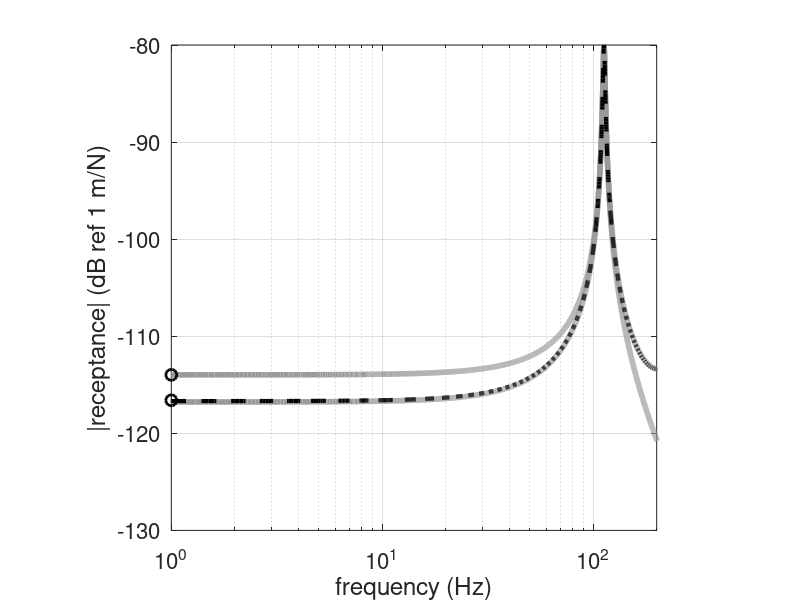
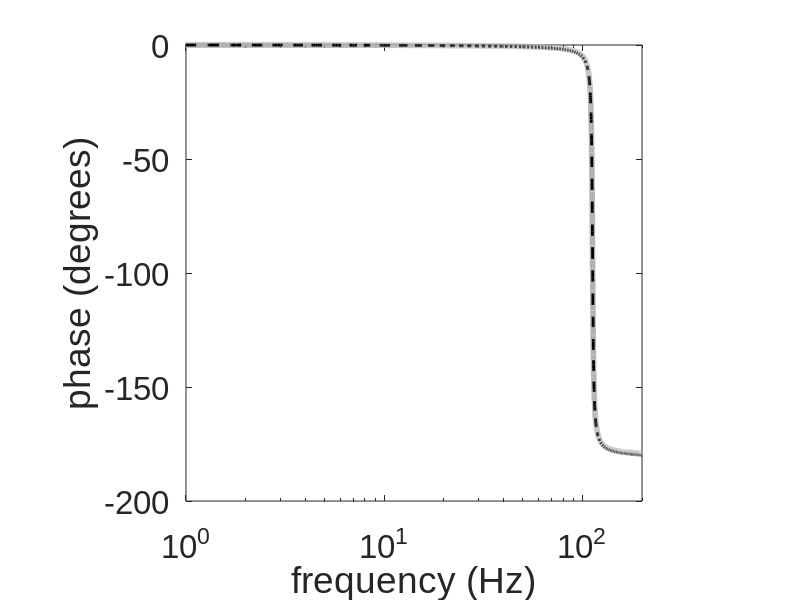

Recreate these plots in MATLAB, in order.
clear all 

%% Parameters
m = 1;                              % see Matlab Example 3.1           
k = 500000;%k=10000;                % large stiffness to illustrate aliasing at low frequencies
z = 0.01; c = 2*z*sqrt(m*k);        %  and a small stiffness to illustrate aliasing at high frequencies
wn=sqrt(k/m); wd=sqrt(1-z^2)*wn;   

%% Time and frequency parameters
T=10;                               % see Matlab Example 3.1
fs=400;                             
dt=1/fs; t=0:dt:T;                  
df=1/T; f=0:df:fs;                  
N=length(t);                              

%% Theoretical receptance IRF
h=1/(m*wd)*exp(-z*wn*t).*sin(wd*t); % IRF

%% Calculation of DFT
H=dt*fft(h);                        % Calculation of receptance FRF

%% Theoretical FRF
dff=df; fr=0:dff:fs;                % frequency resolution/frequency vector
w=2*pi*fr;                          % angular frequency
HH=1./(k-w.^2*m+j*w*c);             % theoretical FRF

%% Calculation of aliased response
for p=1:20;
f1=(p-1)*fs:dff:p*fs;               % frequency vector        
w1=2*pi*f1;
HP(p,:)=1./(k-w1.^2*m+j*w1*c);      % aliased FRF for +ve frequency
f2=-p*fs:dff:-(p-1)*fs;             % frequency vector 
w2=2*pi*f2;
HM(p,:)=1./(k-w2.^2*m+j*w2*c);      % aliased FRF for -ve frequency
end
MP=sum(HP); MS=(sum(HM));           % summing all aliases
HT1=MP+MS;                          % total aliased FRF
HT=HT1(1:(N+1)/2);
HA=[HT fliplr(conj(HT))];           % double sided spectrum
HA1=HA(1:length(f));

H0=1/k-1/(12*fs^2*m);               % value of aliased FRF at f=0
H1_2=1/(4*fs^2*m);                  % value of aliased FRF at f=fs/2

%% Plot results
figure (1)
semilogx(fr,20*log10(abs(HH)),'linewidth',4,'Color',[.6 .6 .6])
hold on
semilogx(f,20*log10(abs(H)),'Color',[.6 .6 .6],'linewidth',4)
hold on
semilogx(fr,20*log10(HT1),'--k','linewidth',3)
hold on
% plot(fs/2,20*log10(abs(1/((pi*fs).^2*m))),'--ok','linewidth',2,'Markersize',8)
% plot(fs/2,20*log10(H1_2),'--ok','linewidth',2,'Markersize',8)
axis([1,fs/2,-140,-40])
plot(1,20*log10(H0),'ok','linewidth',2,'Markersize',8)
plot(1,20*log10(abs(1/k)),'ok','linewidth',2,'Markersize',8)
axis([1,fs/2,-130,-80])
xticks([1e0 1e1 1e2])
set(gca,'fontsize',16)
xlabel('frequency (Hz)');
ylabel('|receptance| (dB ref 1 m/N)');
grid;axis square

%%
figure (2)
semilogx(fr,180/pi*(angle(HH)),'linewidth',4,'Color',[.7 .7 .7])
hold on
semilogx(f,180/pi*unwrap(angle(H)),'--k','linewidth',2)
axis square
axis([1,fs/2,-200,0])
set(gca,'fontname', 'arial','fontsize',24)
xlabel('frequency (Hz)');
ylabel('phase (degrees)');
